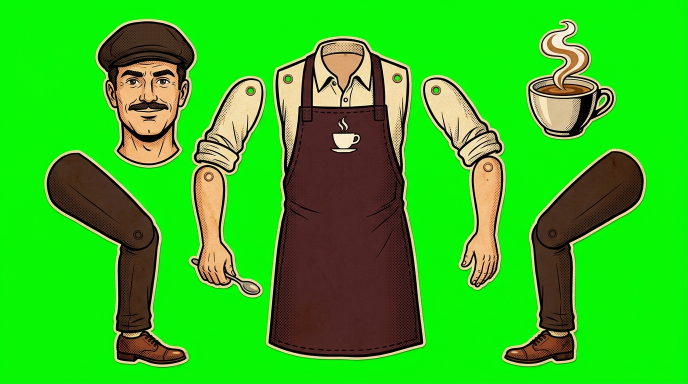
#> input picture 04_Assets/images/barista_sheet.jpg, 1376 x 768 px, found by its file name (shown at 1/2 size)
$ python extract_parts.py
#> lines starting #> are read from the running program, lines starting #| are printed output that depends on the picture; after the words box and inside, x2 and y2 are one past the last pixel; in counts of white or black regions, pixels touching at a corner belong together
#> in process_sheet, img is the input picture: PIL image 1376x768 RGB; mean R, G, B 48.8, 187.3, 28.3
import json, os, sys
import numpy as np
from PIL import Image, ImageDraw
from scipy import ndimage as ndi

SRC_DIR = "04_Assets/images"
OUT_DIR = "03_Projects/04_comic_history_kedai_kopi/parts"
os.makedirs(OUT_DIR, exist_ok=True)

def key(img):
    a = np.asarray(img).astype(np.float32)
    r, g, b = a[..., 0], a[..., 1], a[..., 2]
    d = g - np.maximum(r, b)
    lo, hi = 20.0, 60.0
    t = np.clip((d - lo) / (hi - lo), 0, 1)
    alpha = 1 - t * t * (3 - 2 * t)
    # despill
    spill = np.clip((d - 4) / 40.0, 0, 1)
    g2 = g - spill * np.maximum(d - 4, 0)
    out = np.dstack([r, g2, b, alpha * 255]).clip(0, 255).astype(np.uint8)
    return out, alpha

def paper_edge(crop, px=5):
    """Leave a margin of cream card around the piece with subtle paper grain."""
    a = crop[..., 3].astype(np.float32) / 255
    core = a > 0.4
    rim = ndi.binary_dilation(core, iterations=px)
    rim = ndi.binary_closing(rim, iterations=3)
    rimf = ndi.gaussian_filter(rim.astype(np.float32), 0.8)
    h, w = a.shape
    rng = np.random.default_rng(h * 7 + w)
    n = ndi.gaussian_filter(rng.standard_normal((h, w)), 1.2) * 8
    card = np.dstack([241 + n, 233 + n, 214 + n * 0.9]).clip(0, 255)
    rgb = crop[..., :3].astype(np.float32)
    edge = np.clip(ndi.gaussian_filter(core.astype(np.float32), 1.5) - a, 0, 1)[..., None]
    out_rgb = rgb * a[..., None] + card * (1 - a[..., None])
    out_rgb = out_rgb * (1 - 0.25 * edge)
    out_a = np.maximum(a, rimf)
    return np.dstack([out_rgb, out_a * 255]).clip(0, 255).astype(np.uint8)

def process_sheet(sheet_path, prefix):
    img = Image.open(sheet_path).convert('RGB')
    rgba, alpha = key(img)
    solid = alpha > 0.5
#> solid: shape (768, 1376) bool; 37.3% white; 7 white regions, largest, box (x1, y1, x2, y2) and area: (532, 73, 851, 719) 166900, (1005, 298, 1292, 732) 47403, (89, 301, 377, 734) 47239
    solid = ndi.binary_opening(solid, iterations=2)
#> solid: shape (768, 1376) bool; 37.3% white; 7 white regions, largest, box (x1, y1, x2, y2) and area: (532, 73, 851, 719) 166897, (1005, 298, 1292, 732) 47402, (89, 301, 377, 734) 47236
    grown = ndi.binary_dilation(solid, iterations=4)
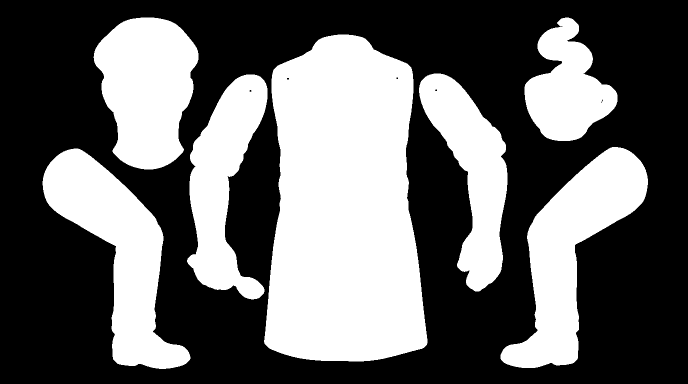
#> grown: shape (768, 1376) bool (shown at 1/2 size); 40.1% white; 7 white regions, largest, box (x1, y1, x2, y2) and area: (528, 69, 855, 723) 173904, (1001, 294, 1296, 736) 51902, (85, 297, 381, 738) 51724
    lab, n = ndi.label(grown)
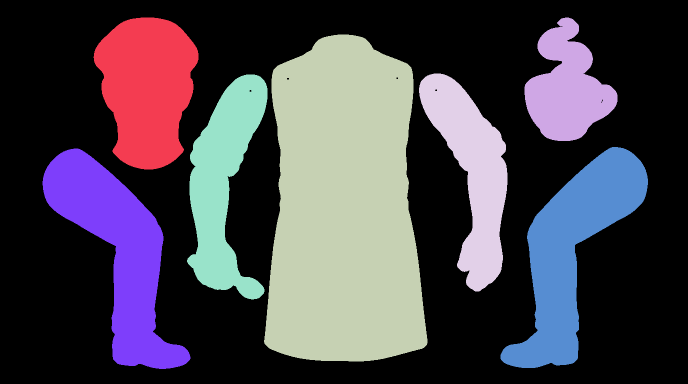
#> lab: shape (768, 1376) int32 (shown at 1/2 size); 8 distinct labels, from 0 to 7; one colour per label, 0 black
#> n = 7
    objs = ndi.find_objects(lab)
#> objs = 7 items

    parts = []
    dbg = Image.fromarray(rgba).convert('RGB')
    dr = ImageDraw.Draw(dbg)

    # filter tiny specs
    valid_objs = []
    for i, sl in enumerate(objs):
        area = int((lab[sl] == i + 1).sum())
        if area > 2000:
            valid_objs.append((i, sl, area))
#> this loop made 7 passes
#> area on passes 1 to 7: 46047, 26694, 173904, 36040, 37911, 51902, 51724
#> after the loop, valid_objs = 7 items

    # Sort left to right, top to bottom
    valid_objs.sort(key=lambda item: (item[1][0].start // 100, item[1][1].start))

    for k, (i, sl, area) in enumerate(valid_objs):
        ys, xs = sl
        pad = 12
        y0, y1 = max(ys.start - pad, 0), min(ys.stop + pad, img.height)
        x0, x1 = max(xs.start - pad, 0), min(xs.stop + pad, img.width)
        m = (lab[y0:y1, x0:x1] == i + 1)
        crop = rgba[y0:y1, x0:x1].copy()
        crop[..., 3] = (crop[..., 3] * m).astype(np.uint8)
        crop = paper_edge(crop)

        part_filename = f"{prefix}_{k}.png"
        Image.fromarray(crop).save(os.path.join(OUT_DIR, part_filename))
        parts.append({'id': k, 'file': part_filename, 'x': x0, 'y': y0, 'w': x1 - x0, 'h': y1 - y0, 'area': area})
        dr.rectangle([x0, y0, x1, y1], outline=(255, 0, 255), width=2)
        dr.text((x0 + 4, y0 + 4), str(k), fill=(255, 0, 255))
#> this loop made 7 passes
#> (i, area, y0, y1, x0, x1, h in paper_edge, w in paper_edge) on passes 1 to 7: (0, 46047, 23, 351, 175, 409, 328, 234), (2, 173904, 57, 735, 516, 867, 678, 351), (1, 26694, 23, 294, 1037, 1247, 271, 210), (4, 37911, 137, 611, 362, 547, 474, 185), (3, 36040, 135, 595, 826, 1027, 460, 201), (6, 51724, 285, 750, 73, 393, 465, 320), (5, 51902, 282, 748, 989, 1308, 466, 319)
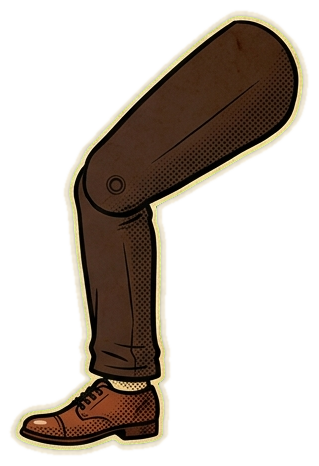
#> crop: shape (466, 319, 4); mean R, G, B, A 188.9, 176.4, 157.4, 91.1; transparent parts drawn white
#> after the loop, parts = 7 items

    dbg.save(os.path.join(OUT_DIR, f"{prefix}_debug.jpg"), quality=90)
    print(f"Extracted {len(parts)} parts for {prefix}")
#| Extracted 7 parts for barista
    return parts

if __name__ == "__main__":
    if os.path.exists("04_Assets/images/barista_sheet.jpg"):
        res = process_sheet("04_Assets/images/barista_sheet.jpg", "barista")
#> res = 7 items
        with open(os.path.join(OUT_DIR, "barista_parts.json"), "w") as f:
            json.dump(res, f, indent=2)

if os.path.exists("04_Assets/images/coffee_props_sheet.jpg"):
    res2 = process_sheet("04_Assets/images/coffee_props_sheet.jpg", "props")
#> call 2 of process_sheet, with sheet_path = '04_Assets/images/coffee_props_sheet.jpg', prefix = 'props'
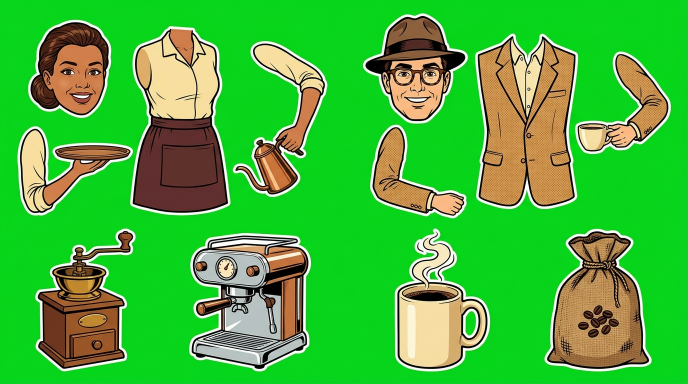
#> input picture 04_Assets/images/coffee_props_sheet.jpg, 1376 x 768 px, found by its file name (shown at 1/2 size)
#> in process_sheet, img is the input picture: PIL image 1376x768 RGB; mean R, G, B 68.8, 180.7, 56.7
#> in process_sheet (call 2), `solid = alpha > 0.5`: solid: shape (768, 1376) bool; 38.7% white; 12 white regions, largest, box (x1, y1, x2, y2) and area: (951, 68, 1155, 417) 59779, (261, 53, 460, 430) 58982, (379, 467, 621, 742) 53529
#> in process_sheet (call 2), `solid = ndi.binary_opening(solid, iterations=2)`: solid: shape (768, 1376) bool; 38.7% white; 12 white regions, largest, box (x1, y1, x2, y2) and area: (951, 68, 1155, 417) 59779, (261, 53, 460, 430) 58979, (379, 467, 621, 742) 53514
#> in process_sheet (call 2), `grown = ndi.binary_dilation(solid, iterations=4)`: grown: shape (768, 1376) bool; 42.4% white; 12 white regions, largest, box (x1, y1, x2, y2) and area: (947, 64, 1159, 421) 63956, (257, 49, 464, 434) 62980, (375, 463, 625, 746) 57595
#> in process_sheet (call 2), `lab, n = ndi.label(grown)`:
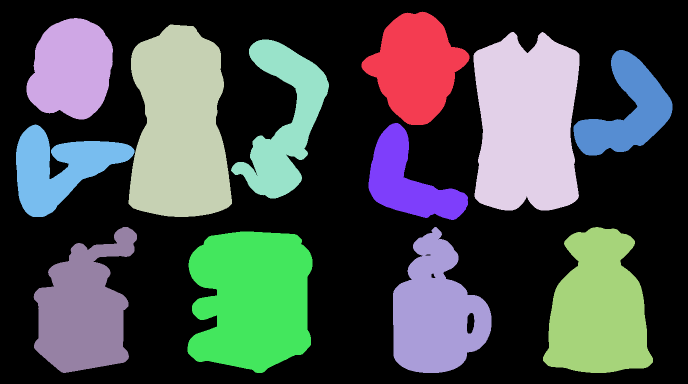
#> lab: shape (768, 1376) int32 (shown at 1/2 size); 13 distinct labels, from 0 to 12; one colour per label, 0 black
#> in process_sheet (call 2), `lab, n = ndi.label(grown)`: n = 12
#> in process_sheet (call 2), `objs = ndi.find_objects(lab)`: objs = 12 items
#> the loop in process_sheet (call 2), `for i, sl in enumerate(objs):` made 12 passes
#> area on passes 1 to 12: 29731, 26814, 62980, 63956, 26788, 19722, 17934, 21997, 37972, 36902, 46191, 57595
#> the loop in process_sheet (call 2), `for k, (i, sl, area) in enumerate(valid_objs):` made 12 passes
#> (i, area, y0, y1, x0, x1, h in paper_edge, w in paper_edge) on passes 1 to 12: (1, 26814, 24, 251, 41, 238, 227, 197), (2, 62980, 37, 446, 245, 476, 409, 231), (4, 26788, 67, 409, 450, 670, 342, 220), (0, 29731, 11, 262, 711, 951, 251, 240), (3, 63956, 52, 433, 935, 1171, 381, 236), (5, 19722, 88, 323, 1135, 1357, 235, 222), (7, 21997, 237, 446, 20, 281, 209, 261), (6, 17934, 234, 452, 725, 948, 218, 223), (8, 37972, 442, 758, 55, 286, 316, 231), (11, 57595, 451, 758, 363, 637, 307, 274), (9, 36902, 442, 758, 774, 995, 316, 221), (10, 46191, 442, 758, 1074, 1318, 316, 244)
#> after the loop in process_sheet (call 2), `for k, (i, sl, area) in enumerate(valid_objs):`:
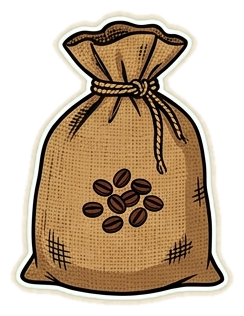
#> crop: shape (316, 244, 4); mean R, G, B, A 189.8, 167.9, 139.1, 155.9; transparent parts drawn white
#> in process_sheet (call 2), `dbg.save(os.path.join(OUT_DIR, f"{prefix}_debug.jpg"), quality=90)`:
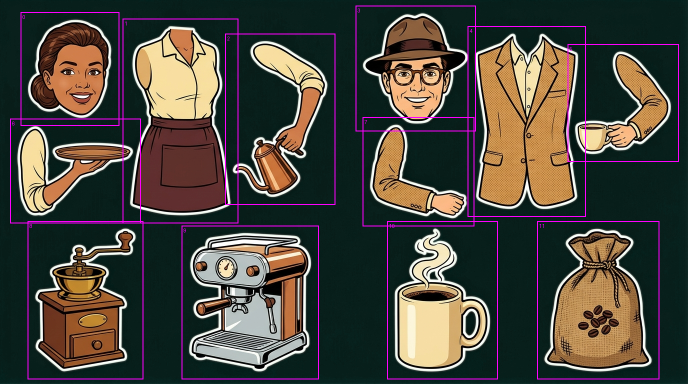
#> saved as props_debug.jpg: PIL image 1376x768 RGB (shown at 1/2 size); mean R, G, B 74.5, 70.2, 62
#| Extracted 12 parts for props
#> res2 = 12 items
    with open(os.path.join(OUT_DIR, "props_parts.json"), "w") as f:
        json.dump(res2, f, indent=2)
